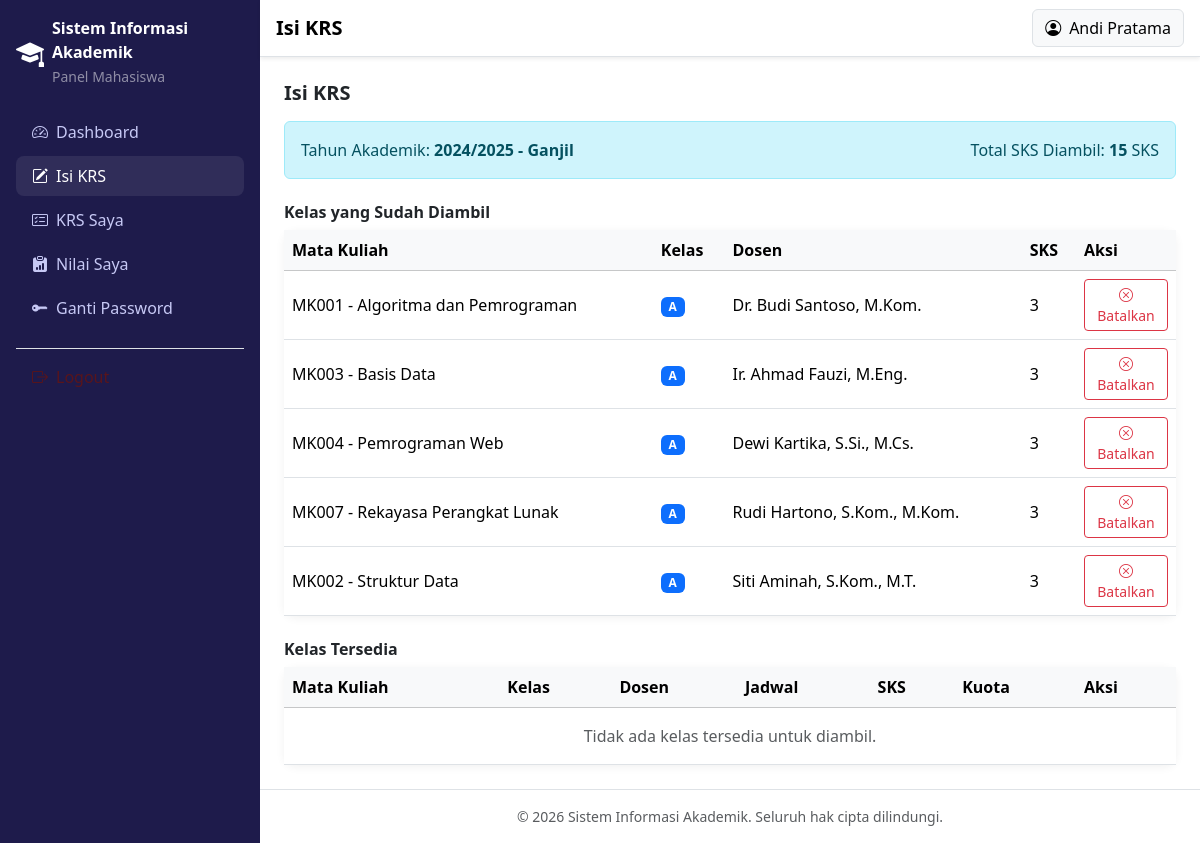
Screenshot of /mahasiswa/isi_krs.php (signed in) with the database file from the repository.
### tables this page shows
CREATE TABLE `tahun_akademik` (
  `id` INT UNSIGNED AUTO_INCREMENT PRIMARY KEY,
  `tahun` VARCHAR(20) NOT NULL COMMENT 'contoh: 2024/2025',
  `semester` ENUM('Ganjil', 'Genap') NOT NULL,
  `status` ENUM('aktif', 'nonaktif') NOT NULL DEFAULT 'nonaktif',
  `created_at` TIMESTAMP DEFAULT CURRENT_TIMESTAMP,
  UNIQUE KEY `uniq_tahun_semester` (`tahun`, `semester`)
);

CREATE TABLE `krs` (
  `id` INT UNSIGNED AUTO_INCREMENT PRIMARY KEY,
  `mahasiswa_id` INT UNSIGNED NOT NULL,
  `kelas_id` INT UNSIGNED NOT NULL,
  `tahun_akademik_id` INT UNSIGNED NOT NULL,
  `tanggal_input` DATE NOT NULL,
  `status` ENUM('diajukan', 'disetujui', 'ditolak') NOT NULL DEFAULT 'diajukan',
  `created_at` TIMESTAMP DEFAULT CURRENT_TIMESTAMP,
  CONSTRAINT `fk_krs_mahasiswa` FOREIGN KEY (`mahasiswa_id`) REFERENCES `mahasiswa`(`id`) ON DELETE CASCADE ON UPDATE CASCADE,
  CONSTRAINT `fk_krs_kelas` FOREIGN KEY (`kelas_id`) REFERENCES `kelas`(`id`) ON DELETE CASCADE ON UPDATE CASCADE,
  CONSTRAINT `fk_krs_tahun` FOREIGN KEY (`tahun_akademik_id`) REFERENCES `tahun_akademik`(`id`) ON DELETE CASCADE ON UPDATE CASCADE,
  UNIQUE KEY `uniq_krs_mhs_kelas` (`mahasiswa_id`, `kelas_id`)
);

CREATE TABLE `mata_kuliah` (
  `id` INT UNSIGNED AUTO_INCREMENT PRIMARY KEY,
  `kode_mk` VARCHAR(20) NOT NULL UNIQUE,
  `nama_mk` VARCHAR(150) NOT NULL,
  `sks` TINYINT UNSIGNED NOT NULL,
  `semester` TINYINT UNSIGNED NOT NULL COMMENT 'semester ke berapa mk ini ditawarkan',
  `created_at` TIMESTAMP DEFAULT CURRENT_TIMESTAMP
);

CREATE TABLE `kelas` (
  `id` INT UNSIGNED AUTO_INCREMENT PRIMARY KEY,
  `mata_kuliah_id` INT UNSIGNED NOT NULL,
  `dosen_id` INT UNSIGNED NOT NULL,
  `tahun_akademik_id` INT UNSIGNED NOT NULL,
  `nama_kelas` VARCHAR(10) NOT NULL COMMENT 'contoh: A, B, C',
  `hari` VARCHAR(20) DEFAULT NULL,
  `jam` VARCHAR(30) DEFAULT NULL,
  `ruang` VARCHAR(20) DEFAULT NULL,
  `kuota` INT UNSIGNED NOT NULL DEFAULT 30,
  `created_at` TIMESTAMP DEFAULT CURRENT_TIMESTAMP,
  CONSTRAINT `fk_kelas_matkul` FOREIGN KEY (`mata_kuliah_id`) REFERENCES `mata_kuliah`(`id`) ON DELETE CASCADE ON UPDATE CASCADE,
  CONSTRAINT `fk_kelas_dosen` FOREIGN KEY (`dosen_id`) REFERENCES `dosen`(`id`) ON DELETE CASCADE ON UPDATE CASCADE,
  CONSTRAINT `fk_kelas_tahun` FOREIGN KEY (`tahun_akademik_id`) REFERENCES `tahun_akademik`(`id`) ON DELETE CASCADE ON UPDATE CASCADE
);

CREATE TABLE `dosen` (
  `id` INT UNSIGNED AUTO_INCREMENT PRIMARY KEY,
  `user_id` INT UNSIGNED NOT NULL UNIQUE,
  `nidn` VARCHAR(20) NOT NULL UNIQUE,
  `nama` VARCHAR(100) NOT NULL,
  `jenis_kelamin` ENUM('L', 'P') NOT NULL,
  `no_hp` VARCHAR(20) DEFAULT NULL,
  `alamat` TEXT DEFAULT NULL,
  `foto` VARCHAR(255) DEFAULT NULL,
  `created_at` TIMESTAMP DEFAULT CURRENT_TIMESTAMP,
  CONSTRAINT `fk_dosen_user` FOREIGN KEY (`user_id`) REFERENCES `users`(`id`) ON DELETE CASCADE ON UPDATE CASCADE
);

### mahasiswa/isi_krs.php (the view, shortened to what this page needs)
<?php
$db = Database::getConnection();
$stmtMhs = $db->prepare('SELECT id FROM mahasiswa WHERE user_id = :user_id');
$stmtMhs->execute([':user_id' => $_SESSION['user_id']]);
$mahasiswaId = $stmtMhs->fetch()['id'] ?? 0;
$tahunAktif = $db->query("SELECT id, tahun, semester FROM tahun_akademik WHERE status = 'aktif' LIMIT 1")->fetch();
$kelasTersedia = [];
$kelasDiambil = [];
if ($tahunAktif) {
    $stmtTersedia = $db->prepare('
        SELECT k.id, k.nama_kelas, k.hari, k.jam, k.ruang, k.kuota,
               mk.kode_mk, mk.nama_mk, mk.sks, d.nama AS nama_dosen,
               (SELECT COUNT(*) FROM krs WHERE kelas_id = k.id) AS jumlah_peserta
        FROM kelas k
        JOIN mata_kuliah mk ON mk.id = k.mata_kuliah_id
        JOIN dosen d ON d.id = k.dosen_id
        WHERE k.tahun_akademik_id = :ta_id
          AND k.id NOT IN (
              SELECT kelas_id FROM krs WHERE mahasiswa_id = :mahasiswa_id
          )
        ORDER BY mk.nama_mk ASC
    ');
    $stmtTersedia->execute([':ta_id' => $tahunAktif['id'], ':mahasiswa_id' => $mahasiswaId]);
    $kelasTersedia = $stmtTersedia->fetchAll();
    $stmtDiambil = $db->prepare('
        SELECT k.id AS krs_id, kl.nama_kelas, mk.kode_mk, mk.nama_mk, mk.sks, d.nama AS nama_dosen
        FROM krs k
        JOIN kelas kl ON kl.id = k.kelas_id
        JOIN mata_kuliah mk ON mk.id = kl.mata_kuliah_id
        JOIN dosen d ON d.id = kl.dosen_id
        WHERE k.mahasiswa_id = :mahasiswa_id AND k.tahun_akademik_id = :ta_id
        ORDER BY mk.nama_mk ASC
    ');
    $stmtDiambil->execute([':mahasiswa_id' => $mahasiswaId, ':ta_id' => $tahunAktif['id']]);
    $kelasDiambil = $stmtDiambil->fetchAll();
}
$totalSksDiambil = array_sum(array_column($kelasDiambil, 'sks'));
require_once __DIR__ . '/../includes/header.php';
?>
<h5 class="fw-bold mb-3">Isi KRS</h5>
<?php if (!$tahunAktif): ?>
    <div class="alert alert-warning">Belum ada tahun akademik yang aktif. Silakan hubungi Admin.</div>
<?php else: ?>
    <div class="alert alert-info d-flex justify-content-between align-items-center">
        <span>Tahun Akademik: <strong><?= htmlspecialchars($tahunAktif['tahun'] . ' - ' . $tahunAktif['semester']) ?></strong></span>
        <span>Total SKS Diambil: <strong><?= (int) $totalSksDiambil ?></strong> SKS</span>
    </div>
    <h6 class="fw-semibold mt-4 mb-2">Kelas yang Sudah Diambil</h6>
    <div class="card card-stat mb-4">
        <div class="card-body p-0">
            <div class="table-responsive">
                <table class="table table-hover align-middle mb-0">
                    <thead class="table-light">
                        <tr>
                            <th>Mata Kuliah</th>
                            <th>Kelas</th>
                            <th>Dosen</th>
                            <th>SKS</th>
                            <th style="width: 100px;">Aksi</th>
                        </tr>
                    </thead>
                    <tbody>
                        <?php if (empty($kelasDiambil)): ?>
                            <tr>
                                <td colspan="5" class="text-center text-muted py-3">Belum ada kelas yang diambil.</td>
                            </tr>
                        <?php else: ?>
                            <?php foreach ($kelasDiambil as $kd): ?>
                                <tr>
                                    <td><?= htmlspecialchars($kd['kode_mk'] . ' - ' . $kd['nama_mk']) ?></td>
                                    <td><span class="badge bg-primary"><?= htmlspecialchars($kd['nama_kelas']) ?></span></td>
                                    <td><?= htmlspecialchars($kd['nama_dosen']) ?></td>
                                    <td><?= (int) $kd['sks'] ?></td>
                                    <td>
                                        <form action="<?= BASE_URL ?>mahasiswa/krs_proses.php" method="POST" onsubmit="return confirm('Batalkan mata kuliah ini dari KRS Anda?');">
                                            <button type="submit" class="btn btn-sm btn-outline-danger">
                                                <i class="bi bi-x-circle"></i> Batalkan
                                            </button>
                                        </form>
                                    </td>
                                </tr>
                            <?php endforeach; ?>
                        <?php endif; ?>
                    </tbody>
                </table>
            </div>
        </div>
    </div>
    <h6 class="fw-semibold mb-2">Kelas Tersedia</h6>
    <div class="card card-stat">
        <div class="card-body p-0">
            <div class="table-responsive">
                <table class="table table-hover align-middle mb-0">
                    <thead class="table-light">
                        <tr>
                            <th>Mata Kuliah</th>
                            <th>Kelas</th>
                            <th>Dosen</th>
                            <th>Jadwal</th>
                            <th>SKS</th>
                            <th>Kuota</th>
                            <th style="width: 100px;">Aksi</th>
                        </tr>
                    </thead>
                    <tbody>
                        <?php if (empty($kelasTersedia)): ?>
                            <tr>
                                <td colspan="7" class="text-center text-muted py-3">Tidak ada kelas tersedia untuk diambil.</td>
                            </tr>
                        <?php endif; ?>
                    </tbody>
                </table>
            </div>
        </div>
    </div>
<?php endif; ?>
<?php require_once __DIR__ . '/../includes/footer.php'; ?>

### assets/css/style.css (style rules this page uses)
:root { --sia-primary: #4f46e5; --sia-primary-dark: #3730a3; --sia-bg-soft: #f4f5fb; }
body { font-family: 'Segoe UI', Roboto, Arial, sans-serif; }
.card-stat { border: none; border-radius: 12px; box-shadow: 0 2px 10px rgba(0, 0, 0, 0.06); }

### rows the page displays
tahun_akademik: tahun+semester "2024/2025 - Ganjil"
krs: mata_kuliah.kode_mk+nama_mk "MK001 - Algoritma dan Pemrograman", kelas.nama_kelas "A", dosen.nama "Dr. Budi Santoso, M.Kom.", mata_kuliah.sks "3"
krs: mata_kuliah.kode_mk+nama_mk "MK003 - Basis Data", kelas.nama_kelas "A", dosen.nama "Ir. Ahmad Fauzi, M.Eng.", mata_kuliah.sks "3"
krs: mata_kuliah.kode_mk+nama_mk "MK004 - Pemrograman Web", kelas.nama_kelas "A", dosen.nama "Dewi Kartika, S.Si., M.Cs.", mata_kuliah.sks "3"
krs: mata_kuliah.kode_mk+nama_mk "MK007 - Rekayasa Perangkat Lunak", kelas.nama_kelas "A", dosen.nama "Rudi Hartono, S.Kom., M.Kom.", mata_kuliah.sks "3"
krs: mata_kuliah.kode_mk+nama_mk "MK002 - Struktur Data", kelas.nama_kelas "A", dosen.nama "Siti Aminah, S.Kom., M.T.", mata_kuliah.sks "3"

### other values shown
APP_NAME "Sistem Informasi Akademik"
$role "Mahasiswa"
$pageTitle "Isi KRS"
currentUserName() "Andi Pratama"
$totalSksDiambil "15"
